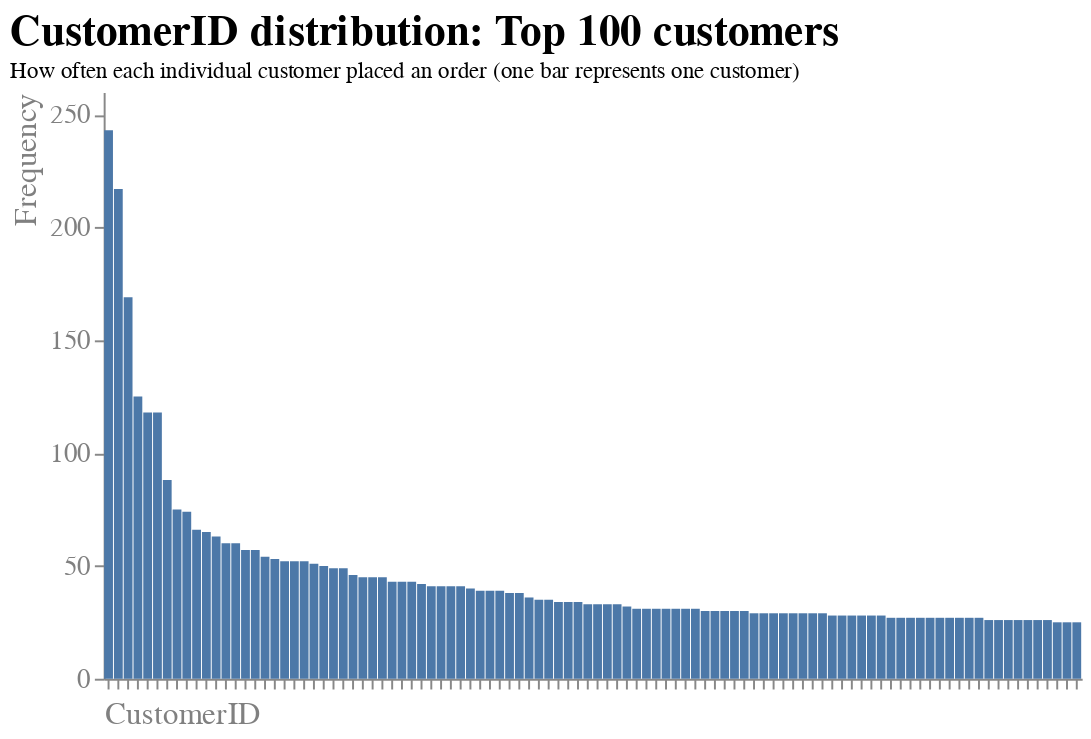

Here is the notebook cell this chart was saved with:
### Markdown cell above
##### Chart Beschreibung
Eine weitere Interessante Beobachtung, insbesondere unter Berücksichtigung der Tatsache, dass der betrachtete Online Shop Geschäftskunden als auch Privatkunden bedient, ist die Verteilung der Bestellungen pro Kunde (hier repräsentiert durch die Kundennummer). Bei der folgenden Visualisierung handelt es sich um ein Balkendiagramm, welches eine einfache visuelle Vergleichbarkeit herstellt. Gridlinien sind auch hier nicht vonnöten, da es um die Tendenz und nicht um die genauen Werte geht. Der Fokus wird durch einen aussagekräftigen Titel und erklärenden Untertitel hergestellt. Das Design ist schlicht und simpel gehalten.

### Code cell
# Häufigkeit der Werte in CustomerID
grouped = df.groupby('InvoiceNo').agg({'CustomerID': 'first'})

x = grouped['CustomerID']

df_customer = pd.value_counts(x)

df_customer = df_customer.reset_index()
df_customer.columns = ["CustomerID", "Frequency"]
df_customer = df_customer.sort_values(by='Frequency', ascending=False)

# Top 100 Kunden mit den meisten Bestellungen
df_top100 = df_customer.head(100)
ranking = list(df_top100['CustomerID'])

# Barplot erstellen
barplot = alt.Chart(df_top100).mark_bar().encode(
y=alt.Y("Frequency:Q", 
                        axis=alt.Axis(title = "Frequency",
                        grid=False,
                        labelAngle=0,
                        titleAnchor="end",
    )),

    x=alt.X("CustomerID:N", 
                        sort=ranking,
                        axis=alt.Axis(title = "CustomerID",
                        labels=False,
                        grid=False,
                        labelAngle=0,
                        titleAnchor="start",
                        
    )),
).configure_view(
    strokeWidth=0
).configure_title(
    fontSize=22,
    font="Arial",
    color="black",
    anchor="start"
).configure_axis(
    labelFont="Arial",
    titleFont="Arial",
    labelFontSize=14,
    titleFontSize=16,
    titleFontWeight="normal",
    labelColor="grey",
    titleColor="grey"
).properties(
    title={"text":["CustomerID distribution: Top 100 customers"], "subtitle":["How often each individual customer placed an order (one bar represents one customer)"]}, width=500, height=300
)

# Ausgabe des Barplots
barplot

### Figure 1 — Vega-Lite specification as saved in the notebook (floating-point values rounded to 4 significant figures)
{"config": {"view": {"continuousWidth": 400, "continuousHeight": 300, "strokeWidth": 0}, "axis": {"labelColor": "grey", "labelFont": "Arial", "labelFontSize": 14, "titleColor": "grey", "titleFont": "Arial", "titleFontSize": 16, "titleFontWeight": "normal"}, "title": {"anchor": "start", "color": "black", "font": "Arial", "fontSize": 22}}, "data": {"name": "data-4b5f08c260f868b31e117b252554bd40"}, "mark": "bar", "encoding": {"x": {"axis": {"grid": false, "labelAngle": 0, "labels": false, "title": "CustomerID", "titleAnchor": "start"}, "field": "CustomerID", "sort": [14910.0, 12750.0, 17840.0, 14610.0, 15310.0, 13090.0, 12970.0, 13410.0, 14650.0, 16030.0, 14160.0, 13800.0, 18100.0, 16420.0, 14530.0, 13690.0, 15060.0, 15190.0, 13770.0, 16010.0, 15040.0, 17810.0, 12920.0, 17950.0, 17450.0, 16130.0, 17510.0, 14300.0, 12470.0, 17680.0, 13080.0, 13530.0, 17390.0, 17320.0, 17680.0, 13100.0, 13470.0, 13780.0, 13110.0, 16840.0, 17960.0, 15080.0, 13200.0, 13320.0, 15000.0, 17850.0, 13260.0, 15160.0, 12900.0, 17430.0, 14740.0, 13600.0, 12570.0, 14190.0, 17580.0, 15860.0, 12680.0, 14180.0, 18120.0, 18110.0, 17760.0, 12470.0, 15500.0, 17380.0, 17240.0, 16680.0, 15770.0, 13670.0, 14060.0, 13850.0, 15360.0, 16700.0, 13020.0, 16520.0, 16780.0, 14850.0, 12720.0, 16170.0, 13050.0, 16520.0, 14800.0, 13100.0, 13070.0, 16030.0, 13270.0, 17020.0, 17860.0, 14690.0, 14670.0, 15620.0, 16730.0, 12710.0, 14050.0, 18220.0, 16920.0, 12840.0, 12680.0, 16160.0, 14530.0, 18170.0], "type": "nominal"}, "y": {"axis": {"grid": false, "labelAngle": 0, "title": "Frequency", "titleAnchor": "end"}, "field": "Frequency", "type": "quantitative"}}, "height": 300, "title": {"text": ["CustomerID distribution: Top 100 customers"], "subtitle": ["How often each individual customer placed an order (one bar represents one customer)"]}, "width": 500, "$schema": "https://vega.github.io/schema/vega-lite/v4.17.0.json", "datasets": {"data-4b5f08c260f868b31e117b252554bd40": [{"CustomerID": 14910.0, "Frequency": 243}, {"CustomerID": 12750.0, "Frequency": 217}, {"CustomerID": 17840.0, "Frequency": 169}, {"CustomerID": 14610.0, "Frequency": 125}, {"CustomerID": 15310.0, "Frequency": 118}, {"CustomerID": 13090.0, "Frequency": 118}, {"CustomerID": 12970.0, "Frequency": 88}, {"CustomerID": 13410.0, "Frequency": 75}, {"CustomerID": 14650.0, "Frequency": 74}, {"CustomerID": 16030.0, "Frequency": 66}, {"CustomerID": 14160.0, "Frequency": 65}, {"CustomerID": 13800.0, "Frequency": 63}, {"CustomerID": 18100.0, "Frequency": 60}, {"CustomerID": 16420.0, "Frequency": 60}, {"CustomerID": 14530.0, "Frequency": 57}, {"CustomerID": 13690.0, "Frequency": 57}, {"CustomerID": 15060.0, "Frequency": 54}, {"CustomerID": 15190.0, "Frequency": 53}, {"CustomerID": 13770.0, "Frequency": 52}, {"CustomerID": 16010.0, "Frequency": 52}, {"CustomerID": 15040.0, "Frequency": 52}, {"CustomerID": 17810.0, "Frequency": 51}, {"CustomerID": 12920.0, "Frequency": 50}, {"CustomerID": 17950.0, "Frequency": 49}, {"CustomerID": 17450.0, "Frequency": 49}, {"CustomerID": 16130.0, "Frequency": 46}, {"CustomerID": 17510.0, "Frequency": 45}, {"CustomerID": 14300.0, "Frequency": 45}, {"CustomerID": 12470.0, "Frequency": 45}, {"CustomerID": 17680.0, "Frequency": 43}, {"CustomerID": 13080.0, "Frequency": 43}, {"CustomerID": 13530.0, "Frequency": 43}, {"CustomerID": 17390.0, "Frequency": 42}, {"CustomerID": 17320.0, "Frequency": 41}, {"CustomerID": 17680.0, "Frequency": 41}, {"CustomerID": 13100.0, "Frequency": 41}, {"CustomerID": 13470.0, "Frequency": 41}, {"CustomerID": 13780.0, "Frequency": 40}, {"CustomerID": 13110.0, "Frequency": 39}, {"CustomerID": 16840.0, "Frequency": 39}, {"CustomerID": 17960.0, "Frequency": 39}, {"CustomerID": 15080.0, "Frequency": 38}, {"CustomerID": 13200.0, "Frequency": 38}, {"CustomerID": 13320.0, "Frequency": 36}, {"CustomerID": 15000.0, "Frequency": 35}, {"CustomerID": 17850.0, "Frequency": 35}, {"CustomerID": 13260.0, "Frequency": 34}, {"CustomerID": 15160.0, "Frequency": 34}, {"CustomerID": 12900.0, "Frequency": 34}, {"CustomerID": 17430.0, "Frequency": 33}, {"CustomerID": 14740.0, "Frequency": 33}, {"CustomerID": 13600.0, "Frequency": 33}, {"CustomerID": 12570.0, "Frequency": 33}, {"CustomerID": 14190.0, "Frequency": 32}, {"CustomerID": 17580.0, "Frequency": 31}, {"CustomerID": 15860.0, "Frequency": 31}, {"CustomerID": 12680.0, "Frequency": 31}, {"CustomerID": 14180.0, "Frequency": 31}, {"CustomerID": 18120.0, "Frequency": 31}, {"CustomerID": 18110.0, "Frequency": 31}, {"CustomerID": 17760.0, "Frequency": 31}, {"CustomerID": 12470.0, "Frequency": 30}, {"CustomerID": 15500.0, "Frequency": 30}, {"CustomerID": 17380.0, "Frequency": 30}, {"CustomerID": 17240.0, "Frequency": 30}, {"CustomerID": 16680.0, "Frequency": 30}, {"CustomerID": 15770.0, "Frequency": 29}, {"CustomerID": 13670.0, "Frequency": 29}, {"CustomerID": 14060.0, "Frequency": 29}, {"CustomerID": 13850.0, "Frequency": 29}, {"CustomerID": 15360.0, "Frequency": 29}, {"CustomerID": 16700.0, "Frequency": 29}, {"CustomerID": 13020.0, "Frequency": 29}, {"CustomerID": 16520.0, "Frequency": 29}, {"CustomerID": 16780.0, "Frequency": 28}, {"CustomerID": 14850.0, "Frequency": 28}, {"CustomerID": 12720.0, "Frequency": 28}, {"CustomerID": 16170.0, "Frequency": 28}, {"CustomerID": 13050.0, "Frequency": 28}, {"CustomerID": 16520.0, "Frequency": 28}, {"CustomerID": 14800.0, "Frequency": 27}, {"CustomerID": 13100.0, "Frequency": 27}, {"CustomerID": 13070.0, "Frequency": 27}, {"CustomerID": 16030.0, "Frequency": 27}, {"CustomerID": 13270.0, "Frequency": 27}, {"CustomerID": 17020.0, "Frequency": 27}, {"CustomerID": 17860.0, "Frequency": 27}, {"CustomerID": 14690.0, "Frequency": 27}, {"CustomerID": 14670.0, "Frequency": 27}, {"CustomerID": 15620.0, "Frequency": 27}, {"CustomerID": 16730.0, "Frequency": 26}, {"CustomerID": 12710.0, "Frequency": 26}, {"CustomerID": 14050.0, "Frequency": 26}, {"CustomerID": 18220.0, "Frequency": 26}, {"CustomerID": 16920.0, "Frequency": 26}, {"CustomerID": 12840.0, "Frequency": 26}, {"CustomerID": 12680.0, "Frequency": 26}, {"CustomerID": 16160.0, "Frequency": 25}, {"CustomerID": 14530.0, "Frequency": 25}, {"CustomerID": 18170.0, "Frequency": 25}]}}
